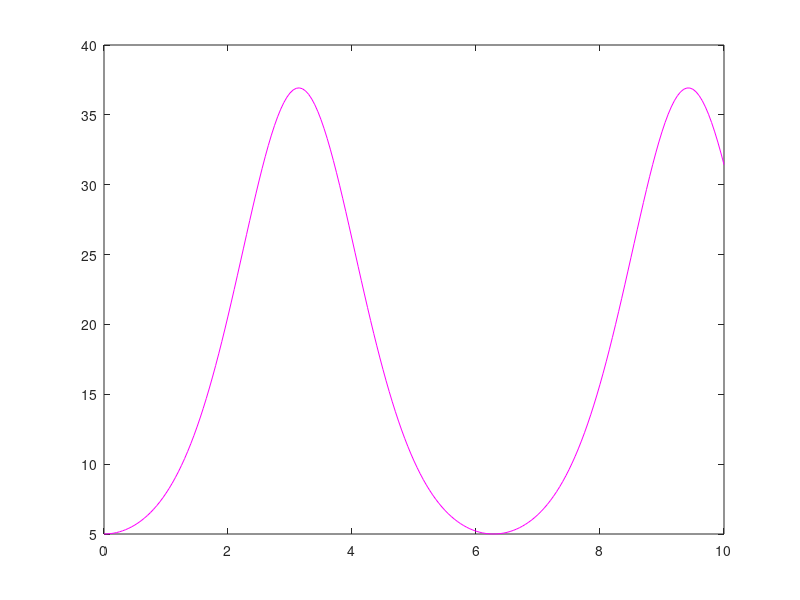

MATLAB code to generate this figure:
clc; clear all; close all;
f=@(x,y) (y.*sin(x))
h=0.05; x=0:h:10; y=5;
for k=1:length(x)-1
    p=y(k)+f(x(k),y(k))*h/2; % Predictor
    y(k+1)=y(k)+h*f(x(k)+h/2,p); % Corrector
end
plot(x,y,'m');